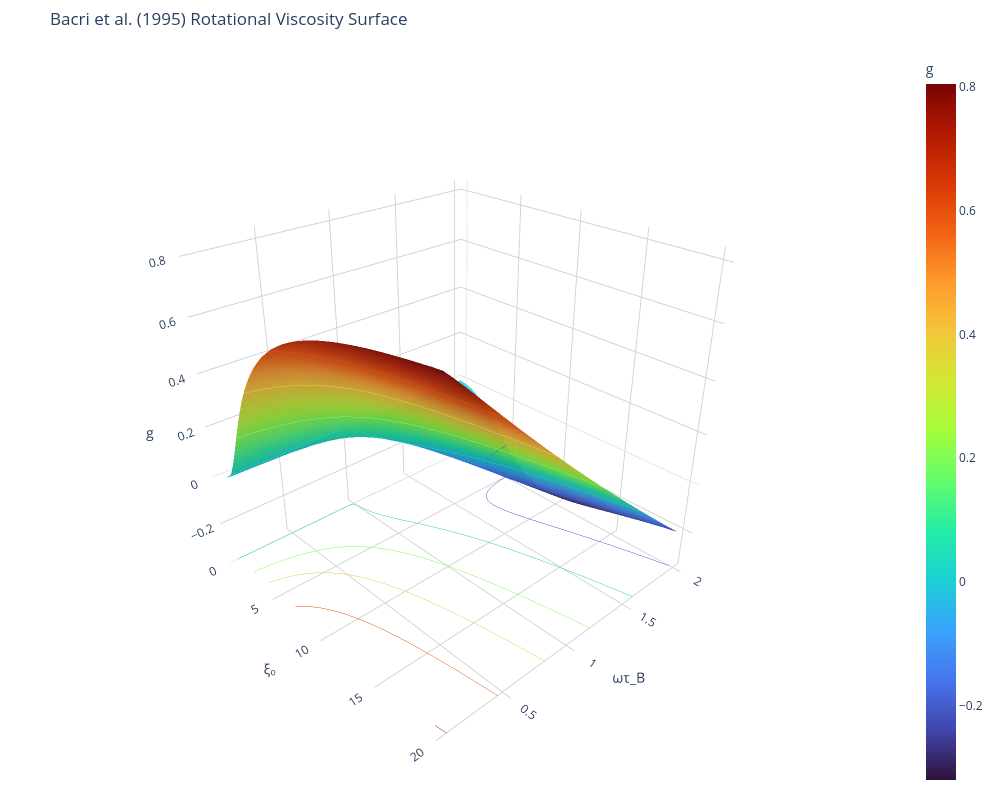

The code cell stored with this chart in its notebook:
### Code cell
import numpy as np
import plotly.graph_objects as go

# ─────────────────────────────────────────────────────────────────────────────
# Safe Langevin functions and their limits to avoid numerical singularities
# ─────────────────────────────────────────────────────────────────────────────

def L(x):
    ax = abs(float(x))
    if ax < 1e-6:
        return x / 3.0
    val = 1.0 / np.tanh(ax) - 1.0 / ax
    return val if x >= 0 else -val

def dL(x):
    ax = abs(float(x))
    if ax < 1e-6:
        return 1.0 / 3.0
    th = np.tanh(ax)
    return 1.0 / ax**2 - 1.0 / th**2 + 1.0

def L_over_dL(x):
    ax = abs(float(x))
    if ax < 1e-4:
        return x + (2.0/15.0) * x**3
    return L(x) / dL(x)

def D(x):
    """ D(x) = L(x) / (x * L'(x)) """
    ax = abs(float(x))
    if ax < 1e-4:
        return 1.0 + (2.0/15.0) * ax**2
    return L(x) / (x * dL(x))

def B(x):
    """ B(x) = 3/(2x) - 1/(2L(x)) """
    ax = abs(float(x))
    if ax < 1e-4:
        return -x / 10.0 + (x**3) / 350.0
    return 1.5 / x - 0.5 / L(x)

# ─────────────────────────────────────────────────────────────────────────────
# Transformed ODE System
# Substituting Y = F * L(xe) mathematically cancels the 1/xe singularity!
# ─────────────────────────────────────────────────────────────────────────────

def f_xe(t, xe, xi0, omega):
    return -L_over_dL(xe) + D(xe) * xi0 * np.cos(omega * t)

def f_Y(t, xe, Y, xi0, omega):
    return L(xe) - Y * (1.0 - xi0 * np.cos(omega * t) * B(xe))

def f_I(t, Y, omega):
    """ Integrating g dynamically to preserve RK4 O(h^4) precision """
    return Y * np.cos(omega * t)

# ─────────────────────────────────────────────────────────────────────────────
# Coupled RK4 step (3 variables: xe, Y, and Integral)
# ─────────────────────────────────────────────────────────────────────────────

def rk4_step(t, xe, Y, I, h, xi0, omega):
    k1x = f_xe(t,       xe,           xi0, omega)
    k1y = f_Y(t,        xe,           Y,           xi0, omega)
    k1i = f_I(t,        Y,            omega)
    
    k2x = f_xe(t+h/2,   xe+h/2*k1x,   xi0, omega)
    k2y = f_Y(t+h/2,    xe+h/2*k1x,   Y+h/2*k1y,   xi0, omega)
    k2i = f_I(t+h/2,    Y+h/2*k1y,    omega)
    
    k3x = f_xe(t+h/2,   xe+h/2*k2x,   xi0, omega)
    k3y = f_Y(t+h/2,    xe+h/2*k2x,   Y+h/2*k2y,   xi0, omega)
    k3i = f_I(t+h/2,    Y+h/2*k2y,    omega)
    
    k4x = f_xe(t+h,     xe+h*k3x,     xi0, omega)
    k4y = f_Y(t+h,      xe+h*k3x,     Y+h*k3y,     xi0, omega)
    k4i = f_I(t+h,      Y+h*k3y,      omega)
    
    xe_new = xe + h/6 * (k1x + 2*k2x + 2*k3x + k4x)
    Y_new  = Y  + h/6 * (k1y + 2*k2y + 2*k3y + k4y)
    I_new  = I  + h/6 * (k1i + 2*k2i + 2*k3i + k4i)
    
    return xe_new, Y_new, I_new

# ─────────────────────────────────────────────────────────────────────────────
# Compute g(xi0, omega)
# ─────────────────────────────────────────────────────────────────────────────

def compute_g(xi0, omega, n_settle=40, n_avg=5):
    if xi0 < 1e-10:
        return 0.0

    T = 2.0 * np.pi / omega
    N = 1000  # The ODEs are now completely smooth; 1000 steps is extremely accurate.
    h = T / N

    xe = float(xi0)
    Y  = 0.0
    I  = 0.0
    t  = 0.0

    # Settle to periodic orbit
    for _ in range(n_settle * N):
        xe, Y, _ = rk4_step(t, xe, Y, 0.0, h, xi0, omega)
        t += h

    # Integrate over n_avg periods
    for _ in range(n_avg * N):
        xe, Y, I = rk4_step(t, xe, Y, I, h, xi0, omega)
        t += h

    # Since Y = F * L(xe), the integrand F * L(xe) * cos(wt) is simply Y * cos(wt)
    return 0.5 * xi0 * I / (n_avg * T)

# ============================================================
# Define the grid
# ============================================================

xi0 = np.linspace(0.0, 20.0, 61)
omega_tau = np.linspace(0.1, 2.0, 61)

XI0, OMEGA = np.meshgrid(xi0, omega_tau)

g_surface = np.zeros_like(XI0)

print("Computing 3D surface...")

for i in range(len(omega_tau)):
    print(f"ωτB = {omega_tau[i]:.3f}")
    for j in range(len(xi0)):
        g_surface[i, j] = compute_g(xi0[j], omega_tau[i])

print("Done.")

# ============================================================
# Create Plotly figure
# ============================================================

fig = go.Figure()

fig.add_trace(
    go.Surface(
        x=XI0,
        y=OMEGA,
        z=g_surface,

        colorscale="Turbo",
        opacity=0.95,

        colorbar=dict(
            title="g"
        ),

        hovertemplate=
        "<b>Theory</b><br>"
        "ξ₀ = %{x:.2f}<br>"
        "ωτB = %{y:.2f}<br>"
        "g = %{z:.5f}"
        "<extra></extra>"
    )
)

# ============================================================
# Optional contour lines on the surface
# ============================================================

fig.update_traces(
    contours_z=dict(
        show=True,
        usecolormap=True,
        project_z=True
    )
)

# ============================================================
# Layout
# ============================================================

fig.update_layout(
    title="Bacri et al. (1995) Rotational Viscosity Surface",

    scene=dict(

        xaxis=dict(
            title="ξ₀",
            backgroundcolor="white",
            gridcolor="lightgray",
            showbackground=True
        ),

        yaxis=dict(
            title="ωτ_B",
            backgroundcolor="white",
            gridcolor="lightgray",
            showbackground=True
        ),

        zaxis=dict(
            title="g",
            backgroundcolor="white",
            gridcolor="lightgray",
            showbackground=True
        ),

        aspectmode="cube",

        camera=dict(
            eye=dict(
                x=1.6,
                y=-1.5,
                z=1.2
            )
        )
    ),

    width=1000,
    height=800,

    margin=dict(
        l=10,
        r=10,
        b=10,
        t=50
    )
)

fig.show()

# ============================================================
# Optional: Save interactive HTML
# ============================================================

# fig.write_html("bacri_fig3_surface.html")

### Figure 1 — Plotly figure (JSON) as saved in the notebook; plotly's stock layout.template omitted (floating-point values rounded to 4 significant figures; data arrays with more than 128 entries replaced by an {"elided": "..."} marker saying what was removed)
{"data": [{"colorbar": {"title": {"text": "g"}}, "colorscale": [[0, "#30123b"], [0.07143, "#4145ab"], [0.1429, "#4675ed"], [0.2143, "#39a2fc"], [0.2857, "#1bcfd4"], [0.3571, "#24eca6"], [0.4286, "#61fc6c"], [0.5, "#a4fc3b"], [0.5714, "#d1e834"], [0.6429, "#f3c63a"], [0.7143, "#fe9b2d"], [0.7857, "#f36315"], [0.8571, "#d93806"], [0.9286, "#b11901"], [1, "#7a0402"]], "contours": {"z": {"project": {"z": true}, "show": true, "usecolormap": true}}, "hovertemplate": "<b>Theory</b><br>ξ₀ = %{x:.2f}<br>ωτB = %{y:.2f}<br>g = %{z:.5f}<extra></extra>", "opacity": 0.95, "type": "surface", "x": {"elided": "61x61 float values"}, "y": {"elided": "61x61 float values"}, "z": {"elided": "61x61 float values"}}], "layout": {"height": 800, "margin": {"b": 10, "l": 10, "r": 10, "t": 50}, "scene": {"aspectmode": "cube", "camera": {"eye": {"x": 1.6, "y": -1.5, "z": 1.2}}, "xaxis": {"backgroundcolor": "white", "gridcolor": "lightgray", "showbackground": true, "title": {"text": "ξ₀"}}, "yaxis": {"backgroundcolor": "white", "gridcolor": "lightgray", "showbackground": true, "title": {"text": "ωτ_B"}}, "zaxis": {"backgroundcolor": "white", "gridcolor": "lightgray", "showbackground": true, "title": {"text": "g"}}}, "title": {"text": "Bacri et al. (1995) Rotational Viscosity Surface"}, "width": 1000}}
